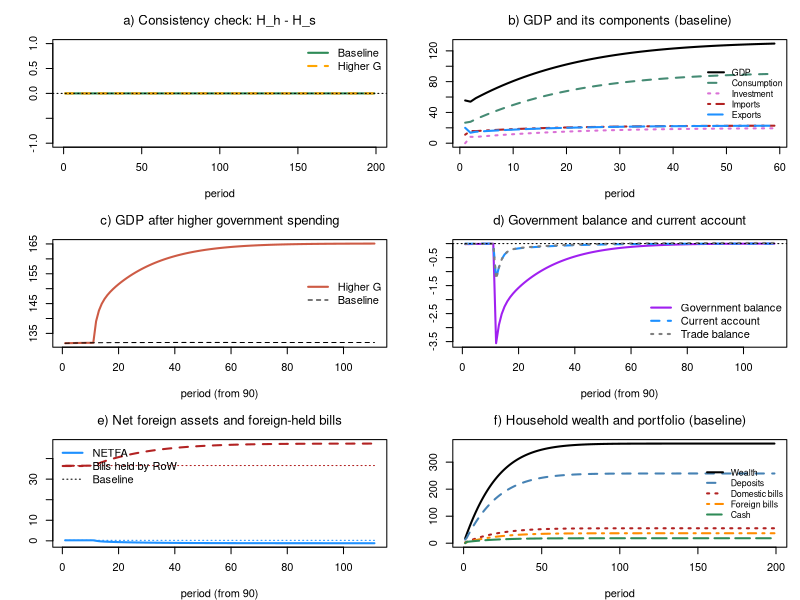

Source code (R):
# *************************************************************************
#  Model OPENSBM-FLEX (aggregate)
#  Model SBM with a super-stylised foreign sector and flexible exchange rate
#  Sources: Godley & Lavoie, Monetary Economics, chapters 4, 7 and 12;
#           foreign-sector set-up as in the OPENSIMPLEST model
#  Author: Marco Veronese Passarella
#  Last change: 20/11/2026
# *************************************************************************

# Clear environment
rm(list = ls(all = TRUE))

# Set model parameters ####
nPeriods    <- 200         # Periods
nScenarios  <- 2           # 1 baseline, 2 higher government spending
shockStart  <- 101         # Period at which the shock hits
alpha10     <- 0.68        # Propensity to consume out of disposable income: autonomous component
alpha11     <- 4           # Propensity to consume out of disposable income: sensitivity to the interest rate
alpha2      <- 0.1         # Propensity to consume out of wealth
lambda10    <- 0.15        # Portfolio: autonomous share of domestic bills
lambda11    <- 1           # Portfolio: sensitivity of domestic bills to domestic rate
lambda12    <- 1           # Portfolio: sensitivity of domestic bills to foreign rate
lambda20    <- 0.1         # Portfolio: autonomous share of foreign bills
lambda21    <- 1           # Portfolio: sensitivity of foreign bills to domestic rate (= lambda12)
lambda22    <- 1           # Portfolio: sensitivity of foreign bills to foreign rate
lambdac     <- 0.2         # Cash to (lagged) consumption ratio
theta       <- 0.2         # Average tax rate on income
delta       <- 0.1         # Depreciation rate
gamma       <- 0.1         # Speed of adjustment of capital to its target
kappa       <- 1.5         # Target capital-output ratio
pr          <- 1           # Labour productivity
eps0        <- log(0.1)    # Export equation: constant
eps1        <- 0.8         # Export equation: elasticity to exchange rate
eps2        <- 1           # Export equation: elasticity to foreign income
mu0         <- log(0.2)    # Import equation: constant (m = 0.2*y when xr = 1)
mu1         <- 0.8         # Import equation: elasticity to exchange rate
mu2         <- 1           # Import equation: elasticity to domestic income
Gbase       <- 20          # Government spending (baseline)
Gshock      <- 25          # Government spending (scenario 2)
psi         <- 1           # Fiscal rule: share of the extra interest bill offset by lower spending
rbar        <- 0.02        # Fiscal rule: reference interest rate
phixr       <- 3           # Speed of exchange-rate adjustment to the current account

# Create the variables as matrices [scenario, period], all starting at zero ####

# A) Households
YD    <- matrix(0, nScenarios, nPeriods)  # Disposable income (regular)
CG    <- matrix(0, nScenarios, nPeriods)  # Capital gains on foreign bills
C     <- matrix(0, nScenarios, nPeriods)  # Consumption
alpha1<- matrix(0, nScenarios, nPeriods)  # Propensity to consume out of disposable income
V     <- matrix(0, nScenarios, nPeriods)  # Net wealth
H_h   <- matrix(0, nScenarios, nPeriods)  # Cash held by households
B_h   <- matrix(0, nScenarios, nPeriods)  # Domestic bills held by households
BF_h  <- matrix(0, nScenarios, nPeriods)  # Foreign bills held by households (foreign currency)
M_h   <- matrix(0, nScenarios, nPeriods)  # Bank deposits held by households

# B) Firms
Y     <- matrix(0, nScenarios, nPeriods)  # Output / income (GDP)
WB    <- matrix(0, nScenarios, nPeriods)  # Wage bill
N     <- matrix(0, nScenarios, nPeriods)  # Employment
w     <- matrix(0, nScenarios, nPeriods)  # Wage rate
I     <- matrix(0, nScenarios, nPeriods)  # Gross investment
K     <- matrix(0, nScenarios, nPeriods)  # Capital stock
KT    <- matrix(0, nScenarios, nPeriods)  # Target capital stock
DA    <- matrix(0, nScenarios, nPeriods)  # Depreciation allowances
AF    <- matrix(0, nScenarios, nPeriods)  # Amortisation funds
L_d   <- matrix(0, nScenarios, nPeriods)  # Demand for bank loans

# C) Banks
L_s   <- matrix(0, nScenarios, nPeriods)  # Supply of bank loans
M_s   <- matrix(0, nScenarios, nPeriods)  # Supply of bank deposits
B_b   <- matrix(0, nScenarios, nPeriods)  # Bills held by banks (if < 0, CB advances)
FB    <- matrix(0, nScenarios, nPeriods)  # Bank profits (distributed to households)

# D) Government and central bank
TAX   <- matrix(0, nScenarios, nPeriods)  # Taxes
PSBR  <- matrix(0, nScenarios, nPeriods)  # Public sector borrowing requirement
B_s   <- matrix(0, nScenarios, nPeriods)  # Domestic bills supplied by government
B_cb  <- matrix(0, nScenarios, nPeriods)  # Domestic bills held by central bank
F_cb  <- matrix(0, nScenarios, nPeriods)  # Central bank profits
H_s   <- matrix(0, nScenarios, nPeriods)  # Cash supplied by central bank

# E) Rest of the World
X     <- matrix(0, nScenarios, nPeriods)  # Exports
IM    <- matrix(0, nScenarios, nPeriods)  # Imports
TB    <- matrix(0, nScenarios, nPeriods)  # Trade balance
CA    <- matrix(0, nScenarios, nPeriods)  # Current account
NETFA <- matrix(0, nScenarios, nPeriods)  # Net foreign assets of domestic economy
B_w   <- matrix(0, nScenarios, nPeriods)  # Domestic bills held by RoW

# Exogenous variables as matrices (so they can take scenario-specific shocks) ####
G0  <- matrix(Gbase, nScenarios, nPeriods)  # Government spending, exogenous component
G   <- matrix(Gbase, nScenarios, nPeriods)  # Government spending
rb  <- matrix(0.02,  nScenarios, nPeriods)  # Interest rate on domestic bills (policy rate)
rm  <- matrix(0.02,  nScenarios, nPeriods)  # Interest rate on deposits
rl  <- matrix(0.02,  nScenarios, nPeriods)  # Interest rate on loans
rw  <- matrix(0.02,  nScenarios, nPeriods)  # Interest rate on foreign bills
yw  <- matrix(200,   nScenarios, nPeriods)  # Foreign income
xr  <- matrix(1,     nScenarios, nPeriods)  # Nominal exchange rate (domestic price of foreign currency), flexible

# Loop over scenarios ####
for (j in 1:nScenarios) {

  # Time loop
  for (i in 2:nPeriods) {

    # Shocks ####
    if (i >= shockStart && j == 2) G0[j, i] <- Gshock        # higher government spending

    # Solve the SIMULTANEOUS equations by iteration
    for (iter in 1:100) {

      # A) HOUSEHOLDS ####
      YD[j, i]   = WB[j, i] - TAX[j, i] +
        rb[j, i - 1] * B_h[j, i - 1] + rm[j, i - 1] * M_h[j, i - 1] +
        rw[j, i - 1] * BF_h[j, i - 1] * xr[j, i] + FB[j, i]                  # Disposable income (1)
      CG[j, i]   = (xr[j, i] - xr[j, i - 1]) * BF_h[j, i - 1]               # Capital gains (2)
      TAX[j, i]  = theta * (WB[j, i] + FB[j, i] + rb[j, i - 1] * B_h[j, i - 1] + rm[j, i - 1] * M_h[j, i - 1] +
        rw[j, i - 1] * BF_h[j, i - 1] * xr[j, i])                            # Taxes on household income (3)
      V[j, i]    = V[j, i - 1] + (YD[j, i] - C[j, i]) + CG[j, i]                # Wealth accumulation (4)
      alpha1[j, i] = alpha10 - alpha11 * rb[j, i - 1]               # Propensity to consume and interest rate (5)
      C[j, i]    = alpha1[j, i] * YD[j, i] + alpha2 * V[j, i - 1]           # Consumption (6)
      H_h[j, i]  = lambdac * C[j, i - 1]                                    # Cash for transactions (7)
      B_h[j, i]  = V[j, i] * (lambda10 + lambda11 * rb[j, i] - lambda12 * rw[j, i])          # Domestic bills (8)
      BF_h[j, i] = (V[j, i] / xr[j, i]) * (lambda20 - lambda21 * rb[j, i] + lambda22 * rw[j, i]) # Foreign bills (9)
      M_h[j, i]  = V[j, i] - H_h[j, i] - B_h[j, i] - BF_h[j, i] * xr[j, i]  # Deposits as buffer stock (10)

      # B) FIRMS ####
      Y[j, i]    = C[j, i] + I[j, i] + G[j, i] + X[j, i] - IM[j, i]         # GDP (11)
      WB[j, i]   = Y[j, i] - rl[j, i - 1] * L_d[j, i - 1] - AF[j, i]        # Wage bill = residual, no retained profits (12)
      N[j, i]    = Y[j, i] / pr                                             # Employment (13)
      w[j, i]    = WB[j, i] / N[j, i]                                       # Wage rate (14)
      KT[j, i]   = kappa * Y[j, i - 1]                                      # Target capital (15)
      DA[j, i]   = delta * K[j, i - 1]                                      # Depreciation allowances (16)
      AF[j, i]   = DA[j, i]                                                 # Amortisation funds (17)
      I[j, i]    = gamma * (KT[j, i] - K[j, i - 1]) + DA[j, i]              # Gross investment (18)
      K[j, i]    = K[j, i - 1] + I[j, i] - DA[j, i]                         # Capital accumulation (19)
      L_d[j, i]  = L_d[j, i - 1] + I[j, i] - AF[j, i]                       # Loans fund net investment   (20)

      # C) BANKS ####
      L_s[j, i]  = L_s[j, i - 1] + (L_d[j, i] - L_d[j, i - 1])              # Loans supplied on demand (21)
      M_s[j, i]  = M_s[j, i - 1] + (L_s[j, i] - L_s[j, i - 1])              # Loans create deposits (22)
      B_b[j, i]  = M_h[j, i] - M_s[j, i]                                    # Bills held by banks (23)
      FB[j, i]   = rl[j, i - 1] * L_s[j, i - 1] + rb[j, i - 1] * B_b[j, i - 1] -
        rm[j, i - 1] * M_h[j, i - 1]                                         # Bank profits (24)

      # D) GOVERNMENT AND CENTRAL BANK ####
      F_cb[j, i] = rb[j, i - 1] * B_cb[j, i - 1]                            # Central bank profits (25)
      G[j, i]    = G0[j, i] - psi * (rb[j, i - 1] - rbar) * B_s[j, i - 1]   # Fiscal rule (26)
      PSBR[j, i] = G[j, i] + rb[j, i - 1] * B_s[j, i - 1] - TAX[j, i] - F_cb[j, i] # Borrowing requirement (27)
      B_s[j, i]  = B_s[j, i - 1] + PSBR[j, i]                               # Supply of domestic bills (28)
      B_cb[j, i] = B_s[j, i] - B_h[j, i] - B_b[j, i] - B_w[j, i]            # Central bank residual (29)
      H_s[j, i]  = H_s[j, i - 1] + (B_cb[j, i] - B_cb[j, i - 1])            # Supply of cash (30)

      # E) REST OF THE WORLD ####
      X[j, i]    = exp(eps0 + eps1 * log(xr[j, i - 1]) + eps2 * log(yw[j, i]))  # Exports (31)
      IM[j, i]   = exp(mu0 - mu1 * log(xr[j, i - 1]) + mu2 * log(Y[j, i]))      # Imports (32)
      TB[j, i]   = X[j, i] - IM[j, i]                                       # Trade balance (33)
      CA[j, i]   = TB[j, i] + rw[j, i - 1] * BF_h[j, i - 1] * xr[j, i] -
        rb[j, i - 1] * B_w[j, i - 1]                                         # Current account (34)
      NETFA[j, i]= NETFA[j, i - 1] + CA[j, i] + CG[j, i]                    # Net foreign assets (35)
      B_w[j, i]  = BF_h[j, i] * xr[j, i] - NETFA[j, i]                      # Domestic bills held by RoW (36)
      xr[j, i]   = xr[j, i - 1] * exp(-phixr * CA[j, i] / max(Y[j, i], 1))  # Flexible exchange rate (37)
    }
  }
}

# Display the results ####
sfcGap <- max(abs(H_h[, 2:nPeriods] - H_s[, 2:nPeriods]))     # Hidden equation: H_h = H_s
cat(" ******************************")
cat("\n Max |H_h - H_s| =", sfcGap)
cat("\n ******************************")
cat("\n Baseline values at period", shockStart - 1, ": \n Y =", round(Y[1, shockStart - 1], 2),
    "\n V =", round(V[1, shockStart - 1], 2),
    "\n CA =", round(CA[1, shockStart - 1], 2),
    "\n PSBR =", round(PSBR[1, shockStart - 1], 2),
    "\n NETFA =", round(NETFA[1, shockStart - 1], 2))
cat("\n ******************************")

# Plot the results ####
op = par(mfrow = c(3, 2), mar = c(4, 4, 3, 1))

# a) Consistency check (both scenarios): H_h - H_s should hug zero
plot(H_h[1, 2:nPeriods] - H_s[1, 2:nPeriods], type = "l", col = "seagreen", lwd = 2,
     font.main = 1, main = "a) Consistency check: H_h - H_s", xlab = "period", ylab = "",
     ylim = range(-1, 1))
lines(H_h[2, 2:nPeriods] - H_s[2, 2:nPeriods], col = "orange", lwd = 2, lty = 2)
abline(h = 0, lty = 3)
legend("topright", c("Baseline", "Higher G"), col = c("seagreen", "orange"),
       lwd = 2, lty = c(1, 2), bty = "n")

# b) Demand components building up (baseline)
yr = range(0, Y[1, 2:60])
plot(Y[1, 2:60], type = "l", col = "black", lwd = 2, font.main = 1,
     main = "b) GDP and its components (baseline)", xlab = "period", ylab = "", ylim = yr)
lines(C[1, 2:60], col = "aquamarine4", lwd = 2, lty = 2)
lines(I[1, 2:60], col = "orchid", lwd = 2, lty = 3)
lines(IM[1, 2:60], col = "firebrick", lwd = 2, lty = 4)
lines(X[1, 2:60], col = "dodgerblue", lwd = 2, lty = 5)
legend("right", c("GDP", "Consumption", "Investment", "Imports", "Exports"),
       col = c("black", "aquamarine4", "orchid", "firebrick", "dodgerblue"),
       lwd = 2, lty = 1:5, bty = "n", cex = 0.8)

# c) GDP after the fiscal expansion
yr = range(Y[1, 90:nPeriods], Y[2, 90:nPeriods])
plot(Y[2, 90:nPeriods], type = "l", col = "coral3", lwd = 2, font.main = 1,
     main = "c) GDP after higher government spending", xlab = "period (from 90)", ylab = "",
     ylim = yr)
lines(Y[1, 90:nPeriods], col = "black", lwd = 1, lty = 2)
legend("right", c("Higher G", "Baseline"), col = c("coral3", "black"),
       lwd = c(2, 1), lty = c(1, 2), bty = "n")

# d) Twin deficits after the fiscal expansion
yr = range(-PSBR[2, 90:nPeriods], CA[2, 90:nPeriods], 0)
plot(-PSBR[2, 90:nPeriods], type = "l", col = "purple", lwd = 2, font.main = 1,
     main = "d) Government balance and current account", xlab = "period (from 90)", ylab = "",
     ylim = yr)
lines(CA[2, 90:nPeriods], col = "dodgerblue", lwd = 2, lty = 2)
lines(TB[2, 90:nPeriods], col = "gray50", lwd = 2, lty = 3)
abline(h = 0, lty = 3)
legend("bottomright", c("Government balance", "Current account", "Trade balance"),
       col = c("purple", "dodgerblue", "gray50"), lwd = 2, lty = c(1, 2, 3), bty = "n")

# e) External position after the fiscal expansion
yr = range(NETFA[, 90:nPeriods], B_w[, 90:nPeriods])
plot(NETFA[2, 90:nPeriods], type = "l", col = "dodgerblue", lwd = 2, font.main = 1,
     main = "e) Net foreign assets and foreign-held bills", xlab = "period (from 90)", ylab = "",
     ylim = yr)
lines(B_w[2, 90:nPeriods], col = "firebrick", lwd = 2, lty = 2)
lines(NETFA[1, 90:nPeriods], col = "dodgerblue", lwd = 1, lty = 3)
lines(B_w[1, 90:nPeriods], col = "firebrick", lwd = 1, lty = 3)
legend("topleft", c("NETFA", "Bills held by RoW", "Baseline"),
       col = c("dodgerblue", "firebrick", "black"), lwd = c(2, 2, 1), lty = c(1, 2, 3), bty = "n")

# f) Household portfolio (baseline)
yr = range(0, V[1, 2:nPeriods])
plot(V[1, 2:nPeriods], type = "l", col = "black", lwd = 2, font.main = 1,
     main = "f) Household wealth and portfolio (baseline)", xlab = "period", ylab = "", ylim = yr)
lines(M_h[1, 2:nPeriods], col = "steelblue", lwd = 2, lty = 2)
lines(B_h[1, 2:nPeriods], col = "firebrick", lwd = 2, lty = 3)
lines(BF_h[1, 2:nPeriods] * xr[1, 2:nPeriods], col = "darkorange", lwd = 2, lty = 4)
lines(H_h[1, 2:nPeriods], col = "seagreen", lwd = 2, lty = 5)
legend("right", c("Wealth", "Deposits", "Domestic bills", "Foreign bills", "Cash"),
       col = c("black", "steelblue", "firebrick", "darkorange", "seagreen"),
       lwd = 2, lty = 1:5, bty = "n", cex = 0.8)

par(op)
